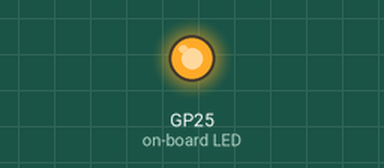
A program run on a simulated Raspberry Pi Pico running MicroPython. Shown: output pins drawn as LEDs (lit = HIGH). At 28.0 s the program stops and its outputs stay as they are.

Above: at 0.1 s.
At 25.9 s:
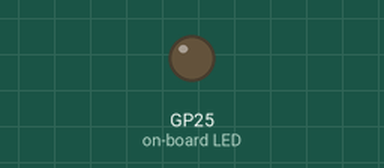
Timing chart, 0 to 27.4 s (numbered marks = the images above):
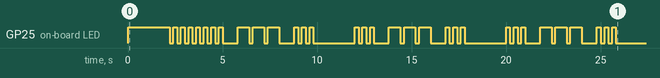

The program:

main.py
```python
import time

from lib.morse_led import MorseLED

led = MorseLED()

# Base functionality (Present on the OnboardLED class)
led.on()
time.sleep(1)
led.off()

led.toggle()
time.sleep(1)
led.toggle()

led.blink(times=5, delay=0.2)

# Speak in morse code
led.morse_code("SOS", 3)
```

morse_led.py
```python
import time

from lib.onboard_led import OnboardLED


class MorseLED(OnboardLED):
    """
    A class to control the onboard LED and send Morse code messages.
    Inherits from OnboardLED.
    """

    # Morse code dictionary (letters, digits, and common punctuation)
    MORSE_CODE_DICT = {
        'A': '.-', 'B': '-...', 'C': '-.-.', 'D': '-..', 'E': '.',
        'F': '..-.', 'G': '--.', 'H': '....', 'I': '..', 'J': '.---',
        'K': '-.-', 'L': '.-..', 'M': '--', 'N': '-.', 'O': '---',
        'P': '.--.', 'Q': '--.-', 'R': '.-.', 'S': '...', 'T': '-',
        'U': '..-', 'V': '...-', 'W': '.--', 'X': '-..-', 'Y': '-.--',
        'Z': '--..', '1': '.----', '2': '..---', '3': '...--', '4': '....-',
        '5': '.....', '6': '-....', '7': '--...', '8': '---..', '9': '----.',
        '0': '-----', '.': '.-.-.-', ',': '--..--', '?': '..--..', "'": '.----.',
        '!': '-.-.--', '/': '-..-.', '(': '-.--.', ')': '-.--.-', '&': '.-...',
        ':': '---...', ';': '-.-.-.', '=': '-...-', '+': '.-.-.', '-': '-....-',
        '_': '..--.-', '"': '.-..-.', '$': '...-..-', '@': '.--.-.'
    }

    DOT_DURATION = 0.2  # Duration of a dot in seconds
    DASH_DURATION = DOT_DURATION * 3
    SYMBOL_PAUSE = DOT_DURATION  # Pause between symbols in a character
    CHARACTER_PAUSE = DOT_DURATION * 3  # Pause between characters
    WORD_PAUSE = DOT_DURATION * 7  # Pause between words

    def __init__(self, pin_identifier="LED"):
        """Initialize the MorseLED class."""
        super().__init__(pin_identifier)

    def morse_code(self, text: str, times: int):
        """
        Blink the LED to send a Morse code message.

        Args:
            text (str): The message to be sent in Morse code.
            times (int): Number of times to repeat the message. If -1, repeat forever.
        """
        # Convert the text to uppercase to match the Morse dictionary
        text = text.upper()

        def send_symbol(symbol):
            """Send a single Morse code symbol (dot or dash)."""
            if symbol == '.':
                self.on()
                time.sleep(self.DOT_DURATION)
            elif symbol == '-':
                self.on()
                time.sleep(self.DASH_DURATION)
            self.off()
            time.sleep(self.SYMBOL_PAUSE)

        def send_character(character):
            """Send a single character in Morse code."""
            if character in self.MORSE_CODE_DICT:
                code = self.MORSE_CODE_DICT[character]
                for symbol in code:
                    send_symbol(symbol)
                time.sleep(self.CHARACTER_PAUSE)

        def send_message(message):
            """Send the entire message in Morse code."""
            words = message.split(' ')
            for word in words:
                for character in word:
                    send_character(character)
                time.sleep(self.WORD_PAUSE)

        # Repeat the message the specified number of times
        while times != 0:
            send_message(text)
            times -= 1 if times > 0 else 0
```

onboard_led.py
```python
import time
import machine


class OnboardLED:
    """
    A class to control the onboard LED on the Raspberry Pi Pico W using MicroPython.

    The Pico W's onboard LED is accessed via the "LED" identifier.
    If you're using a different board (e.g., the original Pico), you might need
    to change the pin identifier (e.g., use 25).

    Example usage:
        led = OnboardLED()  # Initialize the LED (default uses "LED" for Pico W)
        led.on()           # Turn the LED on
        led.off()          # Turn the LED off
        led.toggle()       # Toggle the LED state
    """

    def __init__(self, pin_identifier="LED"):
        """
        Initialize the OnboardLED.

        Args:
            pin_identifier (str/int): Identifier for the LED pin.
                                      Default is "LED" for Pico W.
        """
        self.led = machine.Pin(pin_identifier, machine.Pin.OUT)

    def on(self):
        """Turn the LED on."""
        self.led.value(1)

    def off(self):
        """Turn the LED off."""
        self.led.value(0)

    def toggle(self):
        """Toggle the LED state."""
        self.led.value(not self.led.value())

    def blink(self, times=5, delay=0.5):
        """Blink the LED a specified number of times with the given delay (in seconds)."""
        for _ in range(times):
            self.on()
            time.sleep(delay)
            self.off()
            time.sleep(delay)
```
